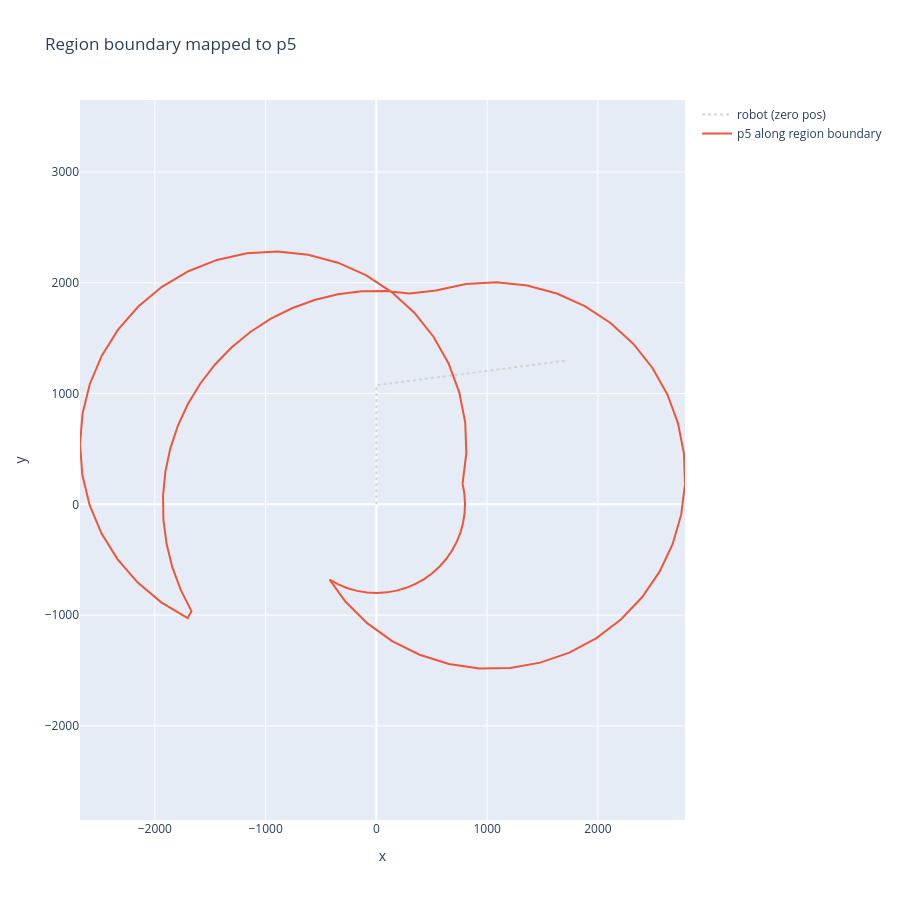

The code cell stored with this chart in its notebook:
### Code cell
graph_region_on_robot(region, the_robot, n=100).show()
